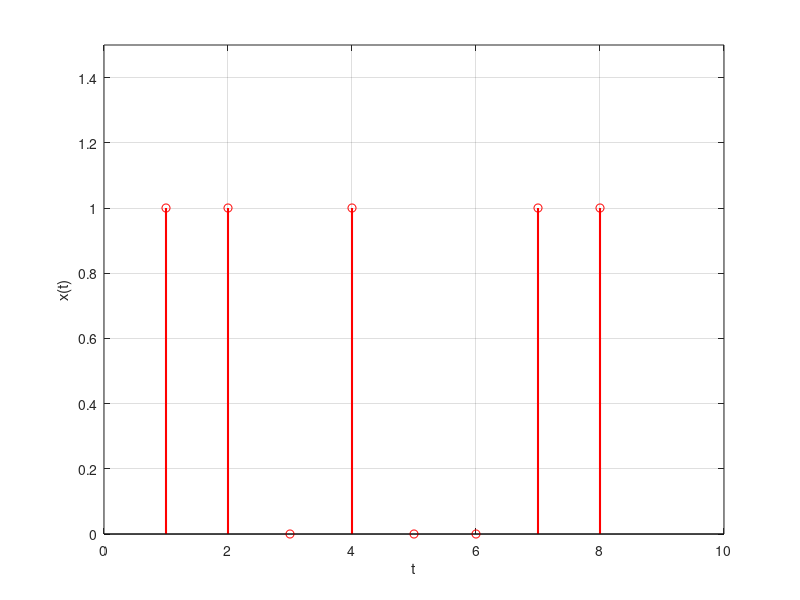
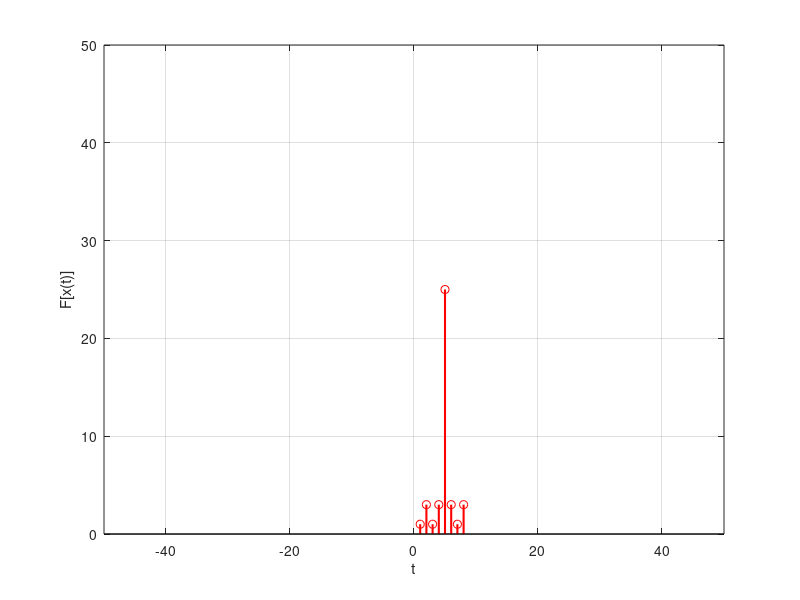

MATLAB code for these plots, in order: (Note: this script raises an error after producing the figures.)
%Signals and systems
%Exercise G2

%x = [1 1 0 1 0 0 1 1]; %Χ (chi) in ASCII form

% 1) - 3)
x = [1 1 0 1 0 0 1 1];
dt = 0.0001;
t_max = 0.1;
t = -t_max:dt:t_max;
figure('Name','ASCII representation');
stem(x,'-r','LineWidth',1.5);   %plot original signal
xlim([0 10]);
ylim([0 1.5]);
xlabel('t')
ylabel('x(t)')
grid on

% Fourier transform of signal
Fx = fft(x);    %fft
Wx = Fx .* conj(Fx);    %
Wx = fftshift(Wx);
figure('Name','Fourier Transform');
stem(Wx,'-r','LineWidth',1.5);
xlim([-50 50]);
ylim([0 50]);
xlabel('t');
ylabel('F[x(t)]');
grid on

% 2)
% Inverse fourier transform

% Coefficients for function
coeffs = [5.00000000000000 + 0.00000000000000i,1.70710678118655 + 0.292893218813452i,0.00000000000000 + 1.00000000000000i,0.292893218813452 - 1.70710678118655i,-1.00000000000000 + 0.00000000000000i,0.292893218813452 + 1.70710678118655i,0.00000000000000 - 1.00000000000000i,1.70710678118655 - 0.292893218813452i];
s = size(coeffs,2);
IFx = inversefourierseries(coeffs,2*pi/s,s);    %

%IFx = ifft(Fx); %inverse fft
figure('Name','Inverse Fourier Transform');
stem(IFx,'-b','LineWidth',1.5);
xlim([0 10]);
ylim([0 1.5]);
grid on


